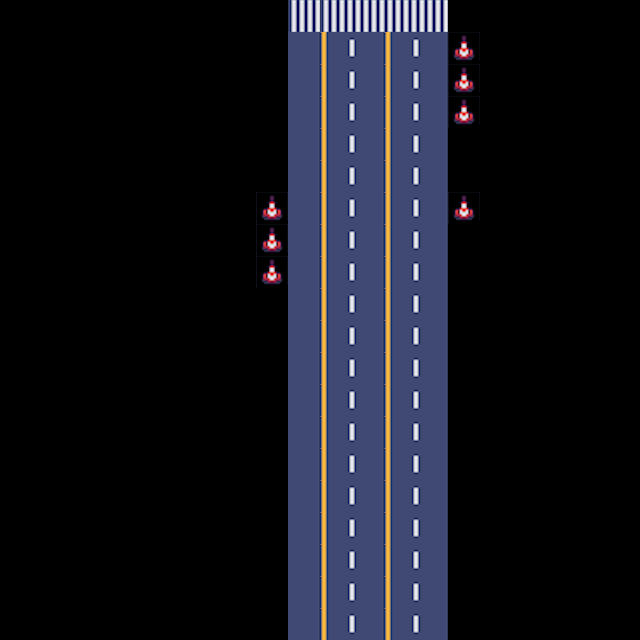

The image is a tile-based game level rendered from a .tmx file. Its description and source (layers, tilesets, objects; grid data summarised) follow:
An orthogonal 20x20 tile map with 32x32 px tiles, 3 tile layers (house layer, ground layer, item layer).

<map version="1.9" tiledversion="1.9.2" orientation="orthogonal" renderorder="right-down" width="20" height="20" tilewidth="32" tileheight="32" infinite="0" nextlayerid="4" nextobjectid="1">
 <tileset firstgid="1" name="Street32x32" tilewidth="32" tileheight="32" tilecount="256" columns="32">
  <image source="assets/Street32x32.png" width="1024" height="256" />
 </tileset>
 <layer id="1" name="house layer" width="20" height="20">
  <data>[400 cells, 10 non-empty, 1 distinct tile ids]</data>
 </layer>
 <layer id="2" name="ground layer" width="20" height="20">
  <data>[400 cells, 100 non-empty, 8 distinct tile ids]</data>
 </layer>
 <layer id="3" name="item layer" width="20" height="20">
  <data>[400 cells, 0 non-empty, 0 distinct tile ids]</data>
 </layer>
</map>
